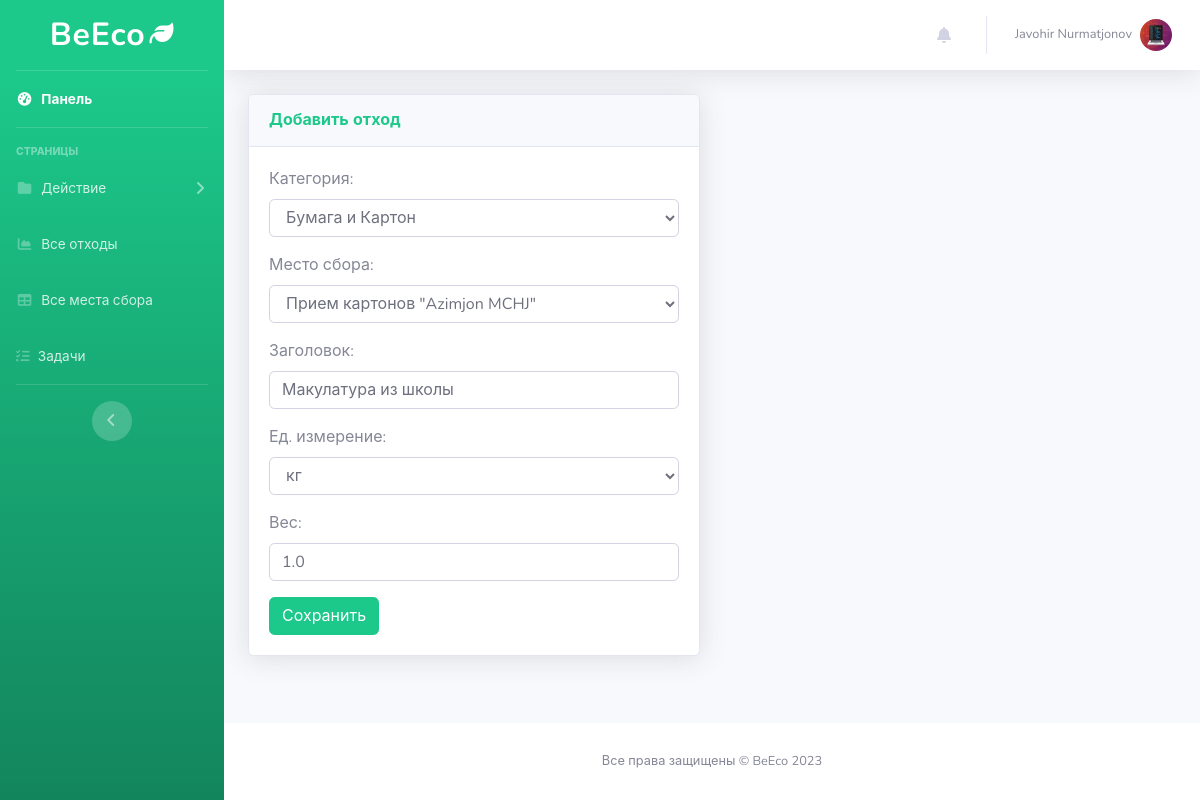
Page /waste-update/48/ (signed in) on the committed database.
### main/models.py (models this page shows, shortened)
class ProfileImage(models.Model):
    image = models.ImageField(upload_to="profile/", default="profile/no-image.png", verbose_name="Рисунок")
    user = models.OneToOneField(User, on_delete=models.CASCADE, null=False, blank=False, verbose_name="Пользователь",
                                related_name="profile_image")
    class Meta:
        verbose_name = "Рисунок профиля"
        verbose_name_plural = "Рисунки профиля"

class Waste(models.Model):
    user = models.ForeignKey(User, on_delete=models.CASCADE, null=False, blank=False, verbose_name="Пользователь")
    title = models.CharField(max_length=250, null=False, blank=False, verbose_name="Заголовок")
    category = models.ForeignKey(Category, on_delete=models.CASCADE, null=False, blank=False, verbose_name="Категория", related_name="waste")
    venue = models.ForeignKey(Venue, on_delete=models.SET_NULL, null=True, blank=False, verbose_name="Место сбора")
    unit = models.ForeignKey(MeasurementUnit, on_delete=models.SET_NULL, null=True, blank=False,
                             verbose_name="Ед. измерение")
    weight = models.FloatField(default=1, null=False, blank=False, verbose_name="Вес")
    created_at = models.DateTimeField(auto_now_add=True, verbose_name='Дата создания')
    class Meta:
        verbose_name = "Отход"
        verbose_name_plural = "Отходы"

class Category(models.Model):
    title = models.CharField(max_length=250, unique=True, null=False, blank=False, verbose_name="Категория")
    image = models.ImageField(upload_to="category/", null=False, blank=False, verbose_name="Рисунок")
    color = ColorField(default="#ffffff", null=True, blank=True, verbose_name="Цвет")
    score = models.IntegerField(null=False, blank=False, verbose_name="Балл")
    created_at = models.DateTimeField(auto_now_add=True, verbose_name='Дата создания')
    def __str__(self):
        return self.title
    class Meta:
        verbose_name = "Категория"
        verbose_name_plural = "Категории"

class Venue(models.Model):
    title = models.CharField(max_length=250, unique=True, null=False, blank=False, verbose_name="Заголовок")
    image = models.ImageField(upload_to="venue/", null=False, blank=False, verbose_name="Рисунок")
    location = models.CharField(max_length=500, null=False, blank=False, verbose_name="Геолокация")
    lat = models.FloatField(blank=True, null=True, verbose_name="Широта")
    lon = models.FloatField(blank=True, null=True, verbose_name="Долгота")
    category = models.ForeignKey(Category, on_delete=models.CASCADE, null=False, blank=False, verbose_name="Категория")
    created_at = models.DateTimeField(auto_now_add=True, verbose_name='Дата создания')
    def __str__(self):
        return self.title
    class Meta:
        verbose_name = "Место сбора"
        verbose_name_plural = "Места сбора"

class MeasurementUnit(models.Model):
    unit = models.CharField(max_length=50, null=False, blank=False, verbose_name="Ед. измерение")
    def __str__(self):
        return self.unit
    class Meta:
        verbose_name = "Ед. измерение"
        verbose_name_plural = "Ед. измерения"

### main/views.py (the view)
# urls.py: path('waste-update/<int:pk>/', waste_update_view, name="waste_update"),
@login_required
def waste_update_view(request, pk):
    obj = get_object_or_404(Waste, pk=pk)
    if request.method == "POST":
        form = WasteForm(request.POST or None, instance=obj)
        if form.is_valid():
            waste = form.save()
            messages.success(request, f"Отход № {pk} успешно изменен!")
            log = ActivityLog(user=request.user, title=f"Waste:Отход № {pk} успешно изменен!")
            log.save()
            badge_handler(request, waste)
            return redirect('waste_list')
    else:
        form = WasteForm(instance=obj)
        return render(request, 'main/waste_update.html', {"form": form})

### main/forms.py
class WasteForm(forms.ModelForm):
    class Meta:
        model = Waste
        fields = ('category',
                  'venue',
                  'title',
                  'unit',
                  'weight',)
        widgets = {
            'title': forms.TextInput(attrs={
                "id": "title",
                "class": "form-control",
                "placeholder": "Заголовок",
            }),
            'category': forms.Select(attrs={
                "id": "category",
                "class": "form-control",
            }),
            'venue': forms.Select(attrs={
                "id": "venue",
                "class": "form-control",
            }),
            'unit': forms.Select(attrs={
                "id": "unit",
                "class": "form-control",
            }),
            'weight': forms.NumberInput(attrs={
                "id": "weight",
                "class": "form-control",
                "placeholder": "Вес",
            }),
        }

### main/templates/main/waste_update.html (shortened to what this page needs)
{% extends 'base.html' %}
{% load static %}
{% block main %}
<div class="row">
    <div class="col-12 col-md-6">
        <div class="card shadow mb-4">
            <div class="card-header py-3">
                <h6 class="m-0 font-weight-bold text-success">Добавить отход</h6>
            </div>
            <div class="card-body">
                <form action="" method="POST" enctype="multipart/form-data">
                    {{ form.as_p }}
                    <button type="submit" class="btn btn-success">Сохранить</button>
                </form>
            </div>
        </div>
    </div>
    <div id="recommendation" class="col-12 col-md-6">
    </div>
</div>
{% endblock %}

### templates/layouts/_topbar.html (shortened to what this page needs)
<nav class="navbar navbar-expand navbar-light bg-white topbar mb-4 static-top shadow">
    <ul class="navbar-nav ml-auto">
        <li class="nav-item dropdown no-arrow mx-1">
            <a class="nav-link dropdown-toggle" href="#" id="alertsDropdown" role="button"
               data-toggle="dropdown" aria-haspopup="true" aria-expanded="false">
                <i class="fas fa-bell fa-fw"></i>
            </a>
        </li>
        <li class="nav-item dropdown no-arrow">
            <a class="nav-link dropdown-toggle" href="#" id="userDropdown" role="button"
               data-toggle="dropdown" aria-haspopup="true" aria-expanded="false">
                <span class="mr-2 d-none d-lg-inline text-gray-600 small">{{ request.user.get_full_name }}</span>
                <img class="img-profile rounded-circle"
                     src="{{ request.user.profile_image.image.url }}">
            </a>
        </li>
    </ul>
</nav>

### rows in the picture
Waste: category "Бумага и Картон", venue "Прием картонов \"Azimjon MCHJ\"", weight "1.0"
Category: title "Макулатура из школы"
MeasurementUnit: unit "кг"

### other values in the picture
{{ request.user.get_full_name }} "Javohir Nurmatjonov"
